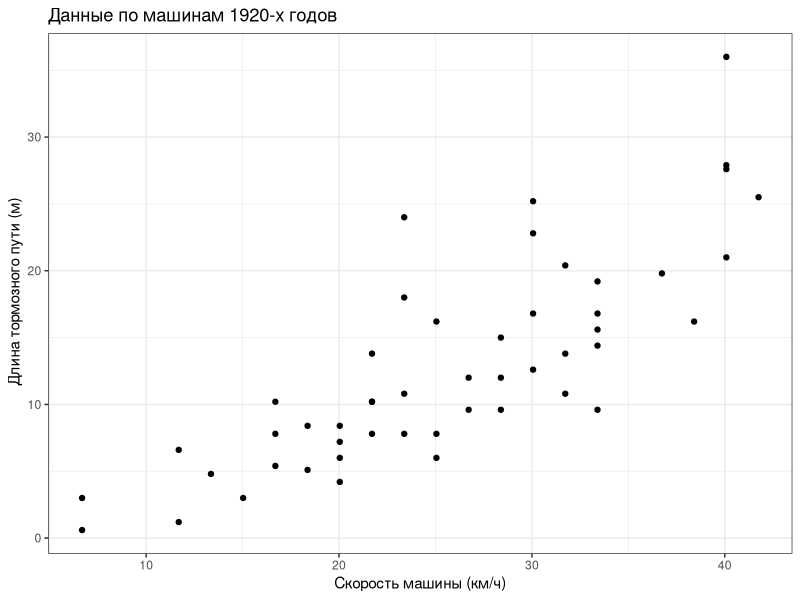

This chart was generated by the following R code:
## ---- chunk 1
library(knitr)
opts_chunk$set(cache=FALSE, dev='png',dpi=300)
## ---- chunk 2
library("knitr")
library("dplyr")
library("ggplot2")
d <- cars %>% mutate(dist=0.3*dist,speed=1.67*speed)
kable(head(d))
## ---- chunk 3
qplot(data=d, speed,dist,xlab="Скорость машины (км/ч)",ylab=" Длина тормозного пути (м)",main="Данные по машинам 1920-х годов") + theme_bw()
## ---- chunk 4
a <- 5
A <- 4
a + A
## ---- chunk 5
x <- c(5,2,1)
d <- data.frame(rost=c(170,170,180),ves=c(60,70,80))
## ---- chunk 6
library("dplyr")
library("ggplot2")
## ---- chunk 7
library("dplyr")
library("ggplot2")
d <- cars 
head(cars)
# %>% mutate(dist=0.3*dist,speed=1.67*speed)
